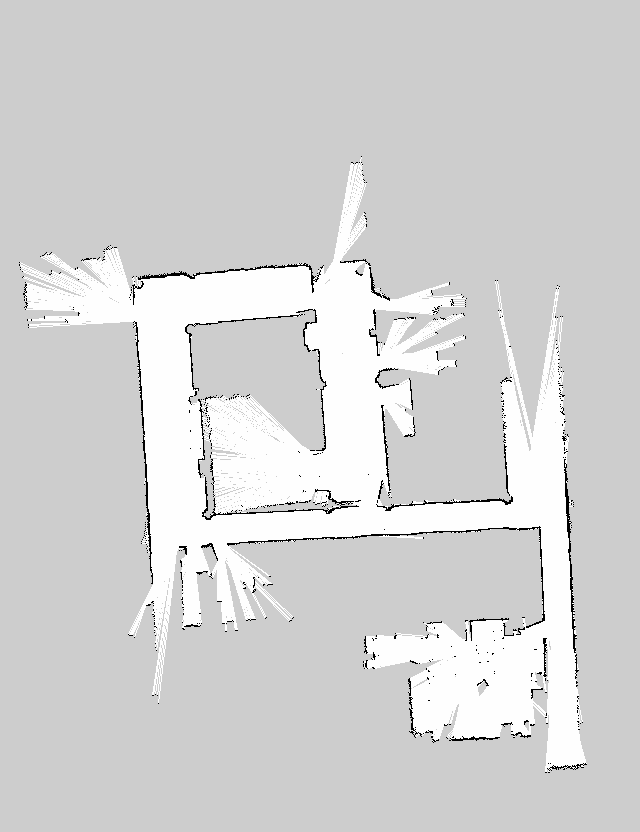
#> input picture scripts/map_benchmark/onemap/gmapping.pgm, 640 x 832 px
$ python test.py onemap/gmapping.pgm
#> lines starting #> are read from the running program, lines starting #| are printed output that depends on the picture; after the words box and inside, x2 and y2 are one past the last pixel; in counts of white or black regions, pixels touching at a corner belong together

import cv2 as cv
import sys
import numpy as np

occupied_value = 0
free_value = 254
unknown_value = 205

for i in range(1,len(sys.argv)):
    image = cv.imread(sys.argv[i],-1)
#> image is the input picture: shape (832, 640); min 0, max 254, mean 211.8


    _, binary_image = cv.threshold(image, unknown_value, free_value, cv.THRESH_BINARY)#remove unknown values
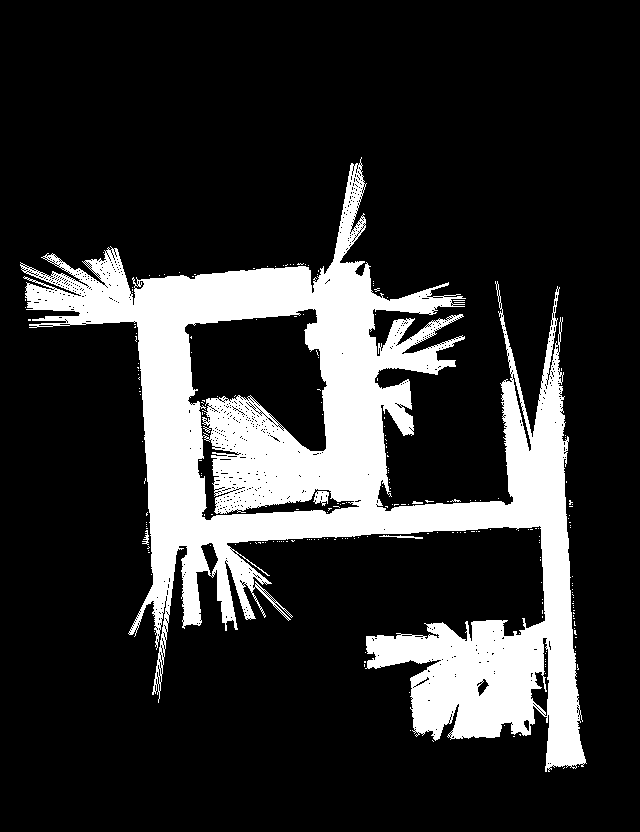
#> binary_image: shape (832, 640); values 0 (black) and 254 (white), 18.9% white; 226 white regions (221 under 20 px), largest, box (x1, y1, x2, y2) and area: (20, 157, 587, 772) 99900, (313, 491, 329, 506) 153, (379, 535, 423, 539) 74, (142, 530, 149, 545) 47, (412, 501, 423, 504) 24
    image = np.float32(binary_image)
    # Apply corner detection
    dst = cv.cornerHarris(image, blockSize=3, ksize=3, k=0.04)
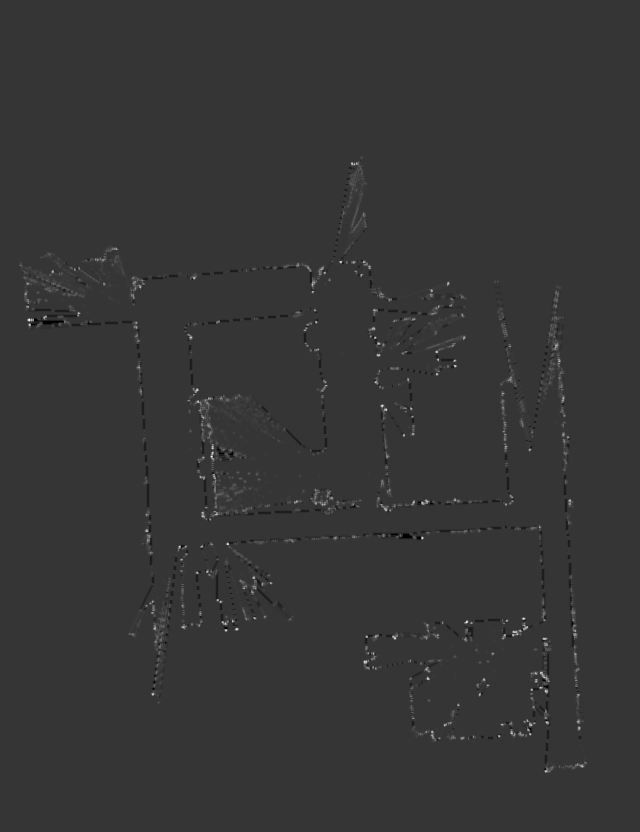
#> dst: shape (832, 640) float32; min -166492608, max 624475776, mean 1736820; drawn with min black and max white

    # Threshold the corner response
    threshold = 0.01 * dst.max()
#> threshold = 6244757.8
    corners = np.where(dst > threshold)
#> corners = 22379 positions, rows 156 to 773, columns 18 to 587

    print(len(corners[0]))
#| 22379
    # # Draw circles around the detected corners
    # Draw circles around the detected corners
    rgb_image = cv.cvtColor(image, cv.COLOR_GRAY2RGB)

    radius = 2
    color = (0, 255, 0)  # Green color (BGR format)
    for corner in zip(corners[1], corners[0]):
        cv.circle(rgb_image, corner, radius, color, 1)
#> this loop made 22379 passes
#> corner on passes 1 to 3: (360, 156), (361, 156), (362, 156)
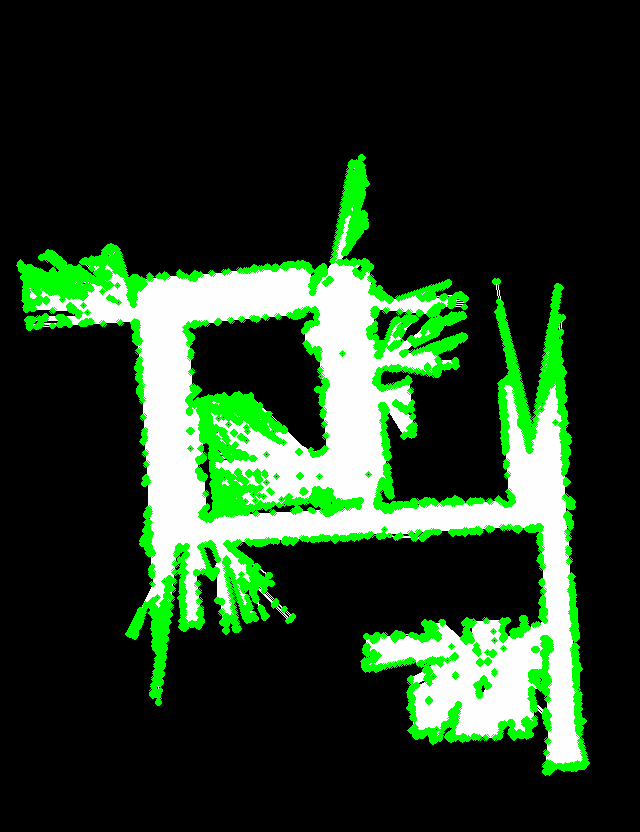
#> rgb_image: shape (832, 640, 3) float32; mean B, G, R 34.7, 59, 34.7

    # Print the number of corners
    num_corners = len(corners[0])
#> num_corners = 22379
    print("Number of corners:", num_corners)
#| Number of corners: 22379

    # Display the result
    cv.imwrite("%s.png" % sys.argv[i], rgb_image)

$ run again, on scripts/map_benchmark/onemap/slam_toolbox.pgm
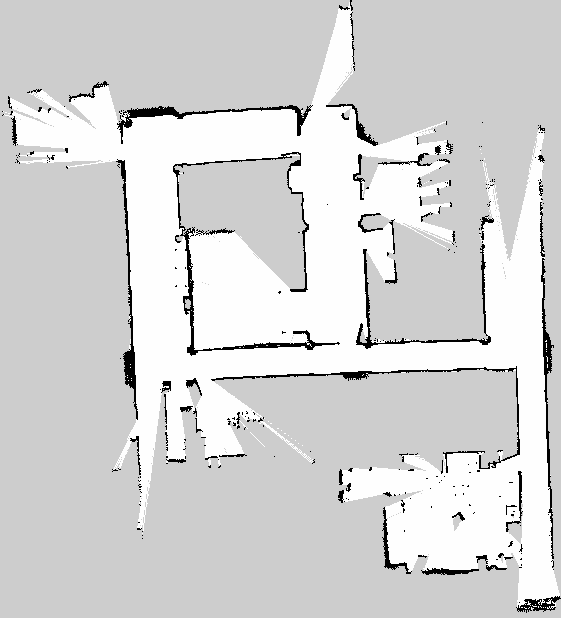
#> input picture scripts/map_benchmark/onemap/slam_toolbox.pgm, 561 x 618 px
#> image is the input picture: shape (618, 561); min 0, max 254, mean 213
#> binary_image: shape (618, 561); values 0 (black) and 254 (white), 30.1% white; 190 white regions (184 under 20 px), largest, box (x1, y1, x2, y2) and area: (4, 2, 560, 608) 103606, (259, 421, 313, 463) 150, (371, 339, 387, 343) 33, (121, 112, 128, 122) 28, (284, 154, 300, 157) 22, (547, 601, 556, 609) 22
#> `dst = cv.cornerHarris(image, blockSize=3, ksize=3, k=0.04)`:
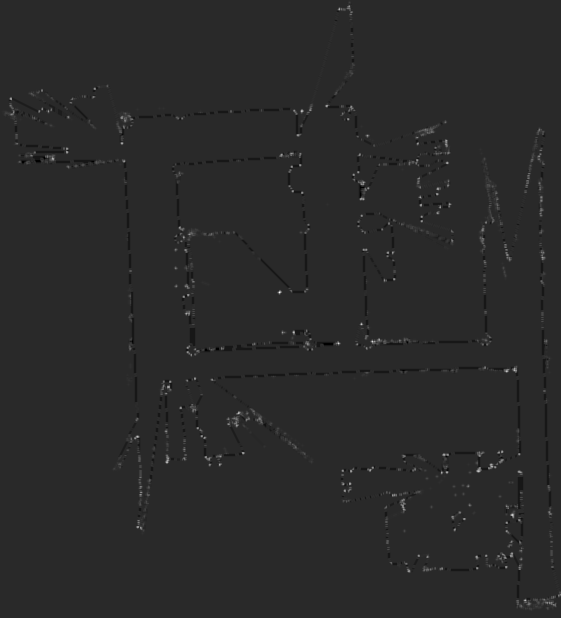
#> dst: shape (618, 561) float32; min -166492608, max 853370944, mean 1650427.8; drawn with min black and max white
#> threshold = 8533709.4
#> corners = 13120 positions, rows 1 to 610, columns 2 to 560
#| 13120
#> the loop `for corner in zip(corners[1], corners[0]):` made 13120 passes
#> corner on passes 1 to 3: (348, 1), (349, 1), (350, 1)
#> after the loop `for corner in zip(corners[1], corners[0]):`:
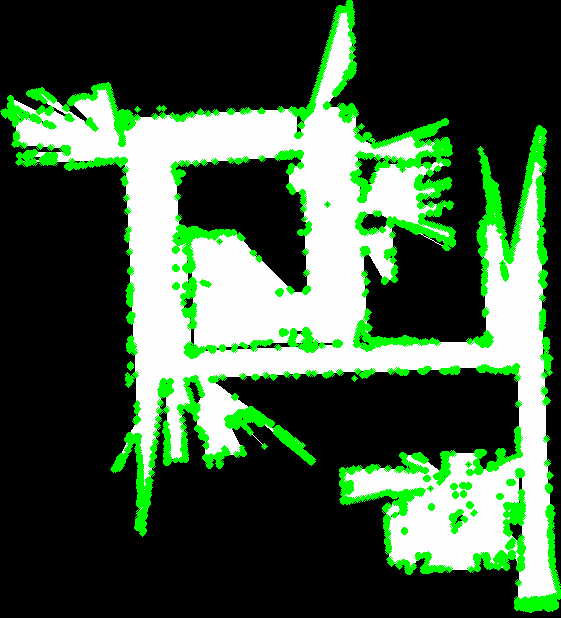
#> rgb_image: shape (618, 561, 3) float32; mean B, G, R 63.3, 89.9, 63.3
#> num_corners = 13120
#| Number of corners: 13120
